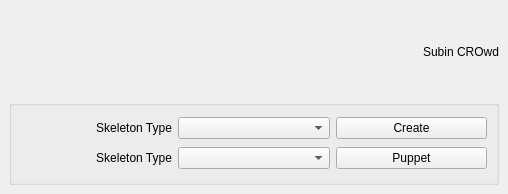
<?xml version="1.0" encoding="UTF-8"?>
<ui version="4.0">
 <class>MainWindow</class>
 <widget class="QMainWindow" name="MainWindow">
  <property name="geometry">
   <rect>
    <x>0</x>
    <y>0</y>
    <width>508</width>
    <height>194</height>
   </rect>
  </property>
  <property name="windowTitle">
   <string>MainWindow</string>
  </property>
  <widget class="QWidget" name="centralwidget">
   <layout class="QVBoxLayout" name="verticalLayout">
    <item>
     <widget class="QLabel" name="label">
      <property name="styleSheet">
       <string notr="true">font: 20pt &quot;Sans Serif&quot;;</string>
      </property>
      <property name="text">
       <string>Subin CROwd</string>
      </property>
      <property name="alignment">
       <set>Qt::AlignRight|Qt::AlignTrailing|Qt::AlignVCenter</set>
      </property>
     </widget>
    </item>
    <item>
     <widget class="QGroupBox" name="groupBox">
      <layout class="QGridLayout" name="gridLayout">
       <item row="0" column="0">
        <widget class="QLabel" name="label_2">
         <property name="text">
          <string>Skeleton Type</string>
         </property>
         <property name="alignment">
          <set>Qt::AlignRight|Qt::AlignTrailing|Qt::AlignVCenter</set>
         </property>
        </widget>
       </item>
       <item row="0" column="1">
        <widget class="QComboBox" name="comboBox"/>
       </item>
       <item row="0" column="2">
        <widget class="QPushButton" name="pushButton">
         <property name="text">
          <string>Create</string>
         </property>
        </widget>
       </item>
       <item row="1" column="0">
        <widget class="QLabel" name="label_3">
         <property name="text">
          <string>Skeleton Type</string>
         </property>
         <property name="alignment">
          <set>Qt::AlignRight|Qt::AlignTrailing|Qt::AlignVCenter</set>
         </property>
        </widget>
       </item>
       <item row="1" column="1">
        <widget class="QComboBox" name="comboBox_2"/>
       </item>
       <item row="1" column="2">
        <widget class="QPushButton" name="pushButton_2">
         <property name="text">
          <string>Puppet</string>
         </property>
        </widget>
       </item>
      </layout>
     </widget>
    </item>
   </layout>
  </widget>
  <widget class="QMenuBar" name="menubar">
   <property name="geometry">
    <rect>
     <x>0</x>
     <y>0</y>
     <width>508</width>
     <height>23</height>
    </rect>
   </property>
  </widget>
 </widget>
 <resources/>
 <connections/>
</ui>
